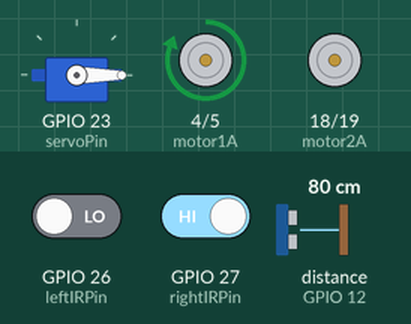
Simulated run of this sketch. Board: ESP32. Shown: servo, motor-driver pin pairs drawn as motors (green arrow = first pin HIGH = forward, orange = second pin HIGH = backward, longer = more drive). Inputs (shaded band) come from the test bench; at power-on: distance to the obstacle (sensor on GPIO 12) 80 cm, GPIO 26 (leftIRPin) LOW, GPIO 27 (rightIRPin) HIGH. The echo pulse lasts 58.3 µs per cm.

Above: at 1.2 s.
1.3 s: distance to the obstacle (sensor on GPIO 12) set to 16 cm
2.8 s: distance to the obstacle (sensor on GPIO 12) set to 13 cm
At 3.2 s:
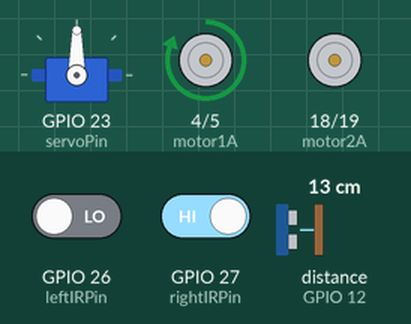
4.3 s: GPIO 26 (leftIRPin) driven HIGH
At 5.5 s:
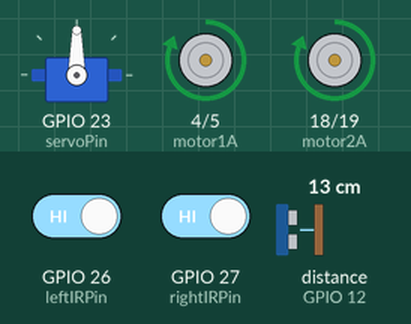
5.8 s: GPIO 27 (rightIRPin) driven LOW
At 6.6 s:
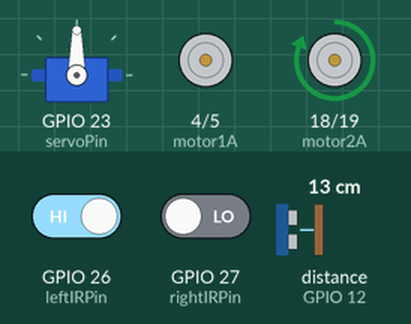
7.3 s: distance to the obstacle (sensor on GPIO 12) set to 18 cm
At 7.8 s:
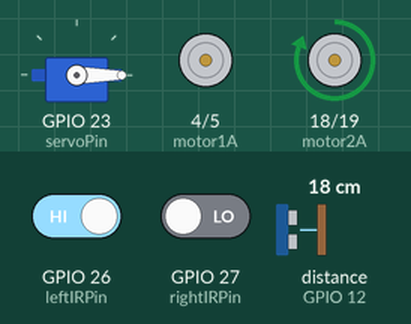
8.8 s: GPIO 27 (rightIRPin) driven HIGH
At 10.1 s:
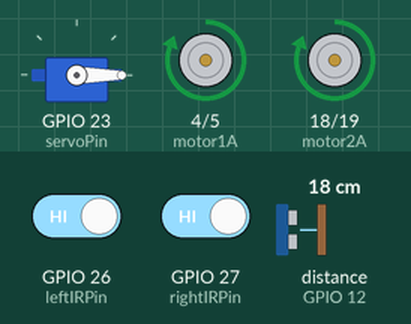
Timing chart, 0 to 11.3 s (numbered marks = the images above; inputs shaded):
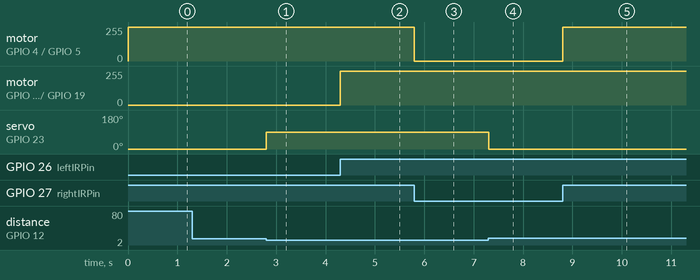

Measured:
- the behaviour switches between 15 and 14 cm on distance to the obstacle (sensor on GPIO 12) (found by bisection; images 0 and 1)
- after the input at 1.3 s, every drawn part: stays the same
- after the input at 2.8 s, servo on GPIO 23 (servoPin): 0° → 90° at once
- after the input at 4.3 s, motor on GPIO 18 (motor2A) / GPIO 19 (motor2B): stopped → forward 255/255 at once
- after the input at 5.8 s, motor on GPIO 4 (motor1A) / GPIO 5 (motor1B): forward 255/255 → stopped at once
- after the input at 7.3 s, servo on GPIO 23 (servoPin): 90° → 0° at once
- after the input at 8.8 s, motor on GPIO 4 (motor1A) / GPIO 5 (motor1B): stopped → forward 255/255 at once

The sketch:

C_digo_do_sonar.ino
```cpp
#include <ESP32Servo.h>
#include <Ultrasonic.h>

const int triggerPin = 14;
const int echoPin = 12;
Ultrasonic ultrasonic(triggerPin, echoPin); // Instância do sensor de ultrassom

Servo servo; //instância do servo

// pinos para os sensores infravermelhos
const int rightIRPin = 27;
const int leftIRPin = 26;

// Defina os pinos para os motores DC
const int motor1A = 4;
const int motor1B = 5;
const int motor2A = 18;
const int motor2B = 19;

const int servoPin = 23; // Pino para o servo

void forward() {
  // Implemente a lógica para mover para frente usando os motores DC
  digitalWrite(motor1A, HIGH);
  digitalWrite(motor1B, LOW);
  digitalWrite(motor2A, HIGH);
  digitalWrite(motor2B, LOW);
}

void turnLeft() {
  // Implemente a lógica para virar para a esquerda usando os motores DC
  digitalWrite(motor1A, LOW);
  digitalWrite(motor1B, LOW);
  digitalWrite(motor2A, HIGH);
  digitalWrite(motor2B, LOW);
}

void turnRight() {
  // Implemente a lógica para virar para a direita usando os motores DC
  digitalWrite(motor1A, HIGH);
  digitalWrite(motor1B, LOW);
  digitalWrite(motor2A, LOW);
  digitalWrite(motor2B, LOW);
}

void stop() {
  // Implemente a lógica para parar o robô
  digitalWrite(motor1A, LOW);
  digitalWrite(motor1B, LOW);
  digitalWrite(motor2A, LOW);
  digitalWrite(motor2B, LOW);
}

void setup() {
  Serial.begin(115200);

  // Inicialize os pinos dos sensores infravermelhos como entradas
  pinMode(rightIRPin, INPUT);
  pinMode(leftIRPin, INPUT);

  // Inicialize os pinos dos motores DC como saídas
  pinMode(motor1A, OUTPUT);
  pinMode(motor1B, OUTPUT);
  pinMode(motor2A, OUTPUT);
  pinMode(motor2B, OUTPUT);

  // Inicialize o pino do servo
  servo.attach(servoPin);
}

void loop() {
  // Leitura do sensor de ultrassom
  int distance = ultrasonic.read();

  // Controle do servo
  if (distance > 1 && distance < 15) {
    // Defina a posição do servo para 90 graus (para frente)
    servo.write(90);
  } else {
    // Defina a posição do servo para 0 graus (para parar ou ajustar a direção conforme necessário)
    servo.write(0);
  }

  // Leitura dos sensores infravermelhos
  int rightIRValue = digitalRead(rightIRPin);
  int leftIRValue = digitalRead(leftIRPin);

  // Controle de movimento dos motores DC
  if (rightIRValue == LOW && leftIRValue == HIGH) {
    // Vire para a esquerda
    turnLeft();
  } else if (rightIRValue == HIGH && leftIRValue == LOW) {
    // Vire para a direita
    turnRight();
  } else if (rightIRValue == LOW && leftIRValue == LOW) {
    // Se ambos os sensores estiverem lendo baixo, pode ser necessário fazer um ajuste no seu código para evitar situações indesejadas
  } else {
    // Mova para frente
    forward();
  }
}
```
